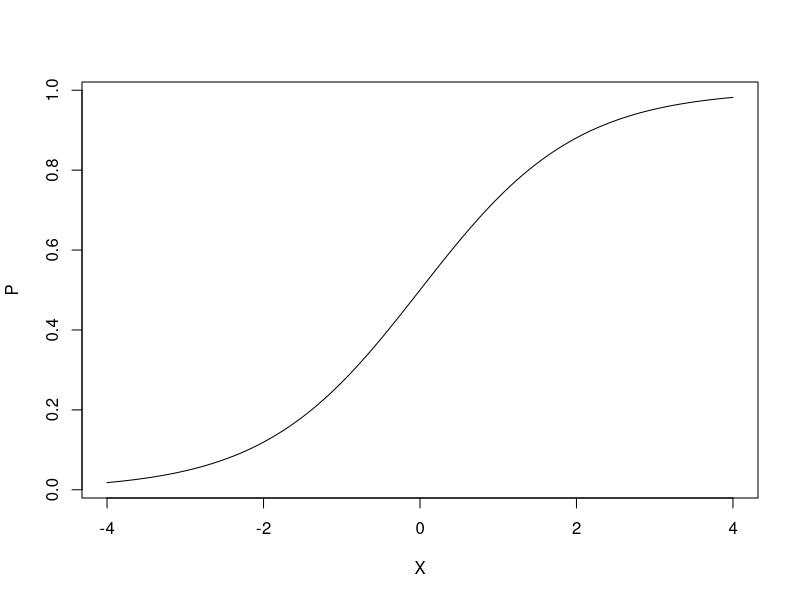
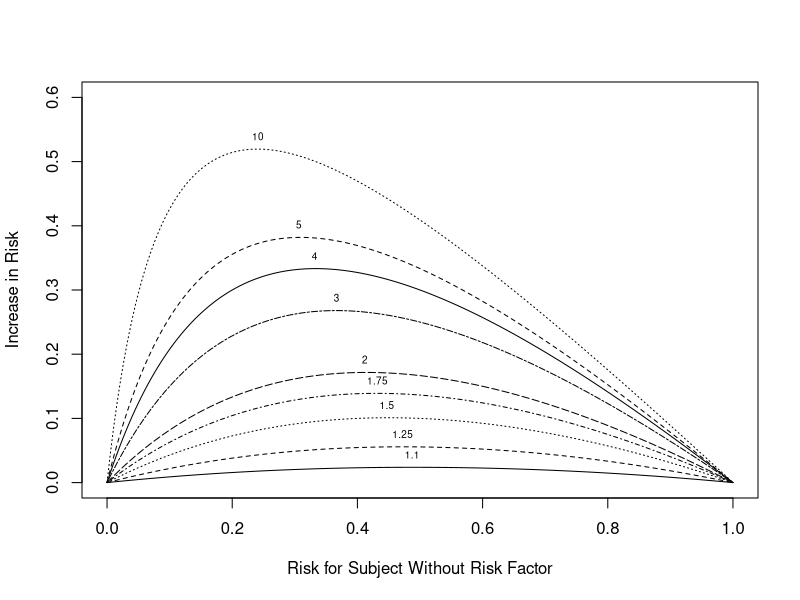

Recreate these plots in R, in order. (Note: this script raises an error after producing the figures.)
## @knitr logistic-fun
x <- seq(-4,4,by=.05)
p <- 1/(1 + exp(-x))   # Figure (*\ref{fig:lrm-logistic-fun}*)
plot(x, p, xlab="X", ylab="P", type="l")


## @knitr or-vs-diff
plot(0, 0, type="n", xlab="Risk for Subject Without Risk Factor",
     ylab="Increase in Risk",
     xlim=c(0,1), ylim=c(0,.6))   # Figure (*\ref{fig:lrm-or-vs-diff}*)
i <- 0
or <- c(1.1,1.25,1.5,1.75,2,3,4,5,10)
for(h in or) {
  i <- i + 1
  p <- seq(.0001, .9999, length=200)
  logit <- log(p/(1 - p))  # same as qlogis(p)
  logit <- logit + log(h)  # modify by odds ratio
  p2 <- 1/(1 + exp(-logit))# same as plogis(logit)
  d <- p2 - p
  lines(p, d, lty=i)
  maxd <- max(d)
  smax <- p[d==maxd]
  text(smax, maxd + .02, format(h), cex=.6)
}


## @knitr lrmodel
require(rms)
getHdata(sex.age.response)
d <- sex.age.response
dd <- datadist(d); options(datadist='dd')
f <- lrm(response ~ sex + age, data=d)
fasr <- f   # Save for later
w <- function(...)
  with(d, {
    m <- sex=='male'
    f <- sex=='female'
    lpoints(age[f], response[f], pch=1)
    lpoints(age[m], response[m], pch=2)
    af <- cut2(age, c(45,55), levels.mean=TRUE)
    prop <- tapply(response, list(af, sex), mean, na.rm=TRUE)
    agem <- as.numeric(row.names(prop))
    lpoints(agem, prop[,'female'],
            pch=4, cex=1.3, col='green')
    lpoints(agem, prop[,'male'],
            pch=5, cex=1.3, col='green')
    x <- rep(62, 4); y <- seq(.25, .1, length=4)
    lpoints(x, y, pch=c(1, 2, 4, 5),
            col=rep(c('blue','green'),each=2))
    ltext(x+5, y,
          c('F Observed','M Observed',
            'F Proportion','M Proportion'), cex=.8)
  } )   # Figure (*\ref{fig:lrm-lrmodel}*)
  
plot(Predict(f, age=seq(34, 70, length=200), sex, fun=plogis),
     ylab='Pr[response]', ylim=c(-.02, 1.02), addpanel=w)
ltx <- function(fit) latex(fit, inline=TRUE, columns=54,
                           file='', after='$.', digits=3,
        size='Ssize', before='$X\\hat{\\beta}=')
ltx(f)


## @knitr simerr
sigmas  <- c(.5, .75, 1, 1.25, 1.5, 1.75, 2, 2.5, 3, 4)
ns      <- seq(25, 300, by=25)
nsim    <- 1000
xs      <- seq(-1.5, 1.5, length=200)
pactual <- plogis(xs)

dn <- list(sigma=format(sigmas), n=format(ns))
maxerr <- N1 <- array(NA, c(length(sigmas), length(ns)), dn)
require(rms)

i <- 0
for(s in sigmas) {
  i <- i + 1
  j <- 0
  for(n in ns) {
    j <- j + 1
    n1 <- maxe <- 0
    for(k in 1:nsim) {
      x <- rnorm(n, 0, s)
      P <- plogis(x)
      y <- ifelse(runif(n) <= P, 1, 0)
      n1 <- n1 + sum(y)
      beta <- lrm.fit(x, y)$coefficients
      phat <- plogis(beta[1] + beta[2] * xs)
      maxe <- maxe + max(abs(phat - pactual))
    }
    n1 <- n1/nsim
    maxe <- maxe/nsim
    maxerr[i,j] <- maxe
    N1[i,j] <- n1
  }
}
xrange <- range(xs)
simerr <- llist(N1, maxerr, sigmas, ns, nsim, xrange)

maxe <- reShape(maxerr)
# Figure (*\ref{fig:lrm-simerr}*)
xYplot(maxerr ~ n, groups=sigma, data=maxe,
       ylab=expression(paste('Average Maximum  ', abs(hat(P) - P))),
       type='l', lty=rep(1:2, 5), label.curve=FALSE,
       abline=list(h=c(.15, .1, .05), col=gray(.85)))
Key(.8, .68, other=list(cex=.7, title=expression(~~~~~~~~~~~sigma)))


## @knitr assumptions
plot(0:1, 0:1, xlab=expression(X[2]), ylab='logit{Y=1}',
     axes=FALSE,  type='n')
axis(1, at=0:1, labels=rep('',2))
axis(2, at=0:1, labels=rep('',2))
lines(c(.05, .8), c(.05, .5))
lines(c(.05, .8), c(.30, .75))
text(.9, .5, expression(X[1]==0), adj=.5)
text(.9, .75,expression(X[1]==1), adj=.5)


## @knitr emp-age-sex
getHdata(acath)
acath$sex <- factor(acath$sex, 0:1, c('male','female'))
dd <- datadist(acath); options(datadist='dd')
f <- lrm(sigdz ~ rcs(age, 4)*sex, data=acath)

## @knitr emp-age-sex-kn
kn <- specs(f)$how.modeled['age','Parameters']
kn <- setdiff(strsplit(kn, ' ')[[1]], '')
kn[length(kn)] <- paste('and', kn[length(kn)])
kn <- paste(kn, collapse=', ')

## @knitr emp-age-sex-pl
w <- function(...)
  with(acath, {
    plsmo(age, sigdz, group=sex, fun=qlogis, lty='dotted',
          add=TRUE, grid=TRUE)
    af <- cut2(age, g=10, levels.mean=TRUE)
    prop <- qlogis(tapply(sigdz, list(af, sex), mean, na.rm=TRUE))
    agem <- as.numeric(row.names(prop))
    lpoints(agem, prop[,'female'], pch=4, col='green')
    lpoints(agem, prop[,'male'],   pch=2, col='green')
  } )   # Figure (*\ref{fig:lrm-emp-age-sex-pl}*)
plot(Predict(f, age, sex), ylim=c(-2,4), addpanel=w)



## @knitr lrtest
lr <- function(formula)
  {
    f <- lrm(formula, data=acath)
    stats <- f$stats[c('Model L.R.', 'd.f.')]
    cat('L.R. Chi-square:', round(stats[1],1),
        '  d.f.:', stats[2],'\n')
    f
  }
a <- lr(sigdz ~ sex + age)
b <- lr(sigdz ~ sex * age)
c <- lr(sigdz ~ sex + rcs(age,4))
d <- lr(sigdz ~ sex * rcs(age,4))
lrtest(a, b)
lrtest(a, c)
lrtest(a, d)
lrtest(b, d)
lrtest(c, d)


## @knitr dur
dz <- subset(acath, sigdz==1)
dd <- datadist(dz)
f <- lrm(tvdlm ~ rcs(cad.dur, 5), data=dz)
w <- function(...)
  with(dz, {
    plsmo(cad.dur, tvdlm, fun=qlogis, add=TRUE,
          grid=TRUE, lty='dotted')
    x <- cut2(cad.dur, g=15, levels.mean=TRUE)
    prop <- qlogis(tapply(tvdlm, x, mean, na.rm=TRUE))
    xm <- as.numeric(names(prop))
    lpoints(xm, prop, pch=2, col='green')
  } )   # Figure (*\ref{fig:lrm-dur}*)
plot(Predict(f, cad.dur), addpanel=w)


## @knitr problog
f <- lrm(tvdlm ~ log10(cad.dur + 1), data=dz)
w <- function(...)
  with(dz, {
    x <- cut2(cad.dur, m=150, levels.mean=TRUE)
    prop <- tapply(tvdlm, x, mean, na.rm=TRUE)
    xm <- as.numeric(names(prop))
    lpoints(xm, prop, pch=2, col='green')
  } )
#   Figure (*\ref{fig:lrm-problog}*)
plot(Predict(f, cad.dur, fun=plogis), ylab='P',
     ylim=c(.2, .8), addpanel=w)


## @knitr acath
acath <- transform(acath,
                   cholesterol = choleste,
                   age.tertile = cut2(age,g=3),
                   sx = as.integer(acath$sex) - 1)
# sx for loess, need to code as numeric
dd <- datadist(acath); options(datadist='dd')

# First model stratifies age into tertiles to get more empirical
# estimates of age x cholesterol interaction

f <- lrm(sigdz ~ age.tertile*(sex + rcs(cholesterol,4)),
         data=acath)
print(f, latex=TRUE)
ltx(f)

## @knitr cholxage
# Table (*\ref{tab:anova-tertiles}*):
latex(anova(f), caption='Crudely categorizing age into tertiles',
      file='', size='smaller', label='tab:anova-tertiles')
yl <- c(-1,5)
plot(Predict(f, cholesterol, age.tertile),
     adj.subtitle=FALSE, ylim=yl)   # Figure (*\ref{fig:lrm-cholxage}*)


## @knitr iacholxage-loess
# Re-do model with continuous age
f <- loess(sigdz ~ age * (sx + cholesterol), data=acath,
           parametric="sx", drop.square="sx")
ages  <- seq(25,   75, length=40)
chols <- seq(100, 400, length=40)
g <- expand.grid(cholesterol=chols, age=ages, sx=0)
# drop sex dimension of grid since held to 1 value
p <- drop(predict(f, g))
p[p < 0.001] <- 0.001
p[p > 0.999] <- 0.999
zl <- c(-3, 6)   # Figure (*\ref{fig:lrm-iacholxage-loess}*)
wireframe(qlogis(p) ~ cholesterol*age,
          xlab=list(rot=30), ylab=list(rot=-40),
          zlab=list(label='logit', rot=90), zlim=zl,
          scales = list(arrows = FALSE), data=g)


## @knitr iacholxage-lsp
f <- lrm(sigdz ~ lsp(age,c(46,52,59)) *
         (sex + lsp(cholesterol,c(196,224,259))),
         data=acath)
ltx(f)
latex(anova(f), caption='Linear spline surface',
      file='', size='smaller', label='tab:anova-lsp')   # Table (*\ref{tab:anova-lsp}*)
perim <- with(acath, perimeter(cholesterol, age, xinc=20, n=5))
zl <- c(-2, 4)   # Figure (*\ref{fig:lrm-iacholxage-lsp}*)
bplot(Predict(f, cholesterol, age, np=40), perim=perim,
      lfun=wireframe, zlim=zl, adj.subtitle=FALSE)


## @knitr iacholxage-1
f <- lrm(sigdz ~ rcs(age,4)*(sex + rcs(cholesterol,4)),
         data=acath, tol=1e-11)
ltx(f)
latex(anova(f), caption='Cubic spline surface',
      file='', size='smaller', label='tab:anova-rcs')   # Table (*\ref{tab:anova-rcs}*)
# Figure (*\ref{fig:lrm-iacholxage-1}*):
bplot(Predict(f, cholesterol, age, np=40), perim=perim,
      lfun=wireframe, zlim=zl, adj.subtitle=FALSE)


## @knitr iacholxage-2
f <- lrm(sigdz ~ sex*rcs(age,4) + rcs(cholesterol,4) + 
         rcs(age,4) %ia% rcs(cholesterol,4), data=acath)
latex(anova(f), caption='Singly nonlinear cubic spline surface',
      file='', size='smaller', label='tab:anova-ria')   # Table (*\ref{tab:anova-ria}*)
# Figure (*\ref{fig:lrm-iacholxage-2}*):
bplot(Predict(f, cholesterol, age, np=40), perim=perim,
      lfun=wireframe, zlim=zl, adj.subtitle=FALSE)
ltx(f)


## @knitr iacholxage-3
f <- lrm(sigdz ~ rcs(age,4)*sex + rcs(cholesterol,4) +
         age %ia% cholesterol, data=acath)
latex(anova(f), caption='Linear interaction surface',
      file='', size='smaller', label='tab:anova-lia')   # Table (*\ref{tab:anova-lia}*)
# Figure (*\ref{fig:lrm-iacholxage-3}*):
bplot(Predict(f, cholesterol, age, np=40), perim=perim,
      lfun=wireframe, zlim=zl, adj.subtitle=FALSE)
f.linia <- f  # save linear interaction fit for later
ltx(f)

## @knitr cholxage-model
# Make estimates of cholesterol effects for mean age in tertiles 
# corresponding to initial analysis
mean.age <-
  with(acath,
       as.vector(tapply(age, age.tertile, mean, na.rm=TRUE)))
plot(Predict(f, cholesterol, age=round(mean.age,2), sex="male"),
     adj.subtitle=FALSE, ylim=yl) #3 curves, Figure (*\ref{fig:lrm-cholxage-model}*)

## @knitr dur-partial-resid
f <- lrm(tvdlm ~ cad.dur, data=dz, x=TRUE, y=TRUE)
resid(f, "partial", pl="loess", xlim=c(0,250), ylim=c(-3,3))
scat1d(dz$cad.dur)
log.cad.dur <- log10(dz$cad.dur + 1)
f <- lrm(tvdlm ~ log.cad.dur, data=dz, x=TRUE, y=TRUE)
resid(f, "partial", pl="loess", ylim=c(-3,3))
scat1d(log.cad.dur)   # Figure (*\ref{fig:lrm-dur-partial-resid}*)


## @knitr asr-influence
f <- update(fasr, x=TRUE, y=TRUE)
which.influence(f, .4)   # Table (*\ref{table:dfbetas}*)


## @knitr sex-age-response-boot
d <- sex.age.response
dd <- datadist(d); options(datadist='dd')
f <- lrm(response ~ sex + age, data=d, x=TRUE, y=TRUE)
set.seed(3)  # for reproducibility
v1  <- validate(f, B=150)

## @knitr sex-age-response-booth
ap1 <- round(v1[,'index.orig'], 2)
bc1 <- round(v1[,'index.corrected'], 2)

## @knitr sex-age-response-bootp
latex(v1,
      caption='Bootstrap Validation, 2 Predictors Without Stepdown',
      digits=2, size='Ssize', file='')


## @knitr sex-age-response-bootsw
v2 <- validate(f, B=150, bw=TRUE,
               rule='p', sls=.1, type='individual')

## @knitr sex-age-response-bootswh
ap2 <- round(v2[,'index.orig'], 2)
bc2 <- round(v2[,'index.corrected'], 2)

## @knitr sex-age-response-bootswp
latex(v2, caption='Bootstrap Validation, 2 Predictors with Stepdown',
      digits=2, B=15, file='', size='Ssize')


## @knitr sex-age-response-bootsw5
n  <- nrow(d)
x1 <- runif(n)
x2 <- runif(n)
x3 <- runif(n)
x4 <- runif(n)
x5 <- runif(n)
f  <- lrm(response ~ age + sex + x1 + x2 + x3 + x4 + x5,
          data=d, x=TRUE, y=TRUE)
v3 <- validate(f, B=150, bw=TRUE,
               rule='p', sls=.1, type='individual')

## @knitr sex-age-response-bootsw5v
k <- attr(v3, 'kept')
# Compute number of x1-x5 selected
nx <- apply(k[,3:7], 1, sum)
# Get selections of age and sex
v <- colnames(k)
as <- apply(k[,1:2], 1, function(x) paste(v[1:2][x], collapse=', '))
table(paste(as, ' ', nx, 'Xs'))


## @knitr sex-age-response-bootsw5ph
ap3 <- round(v3[,'index.orig'], 2)
bc3 <- round(v3[,'index.corrected'], 2)

## @knitr sex-age-response-bootsw5p
latex(v3,
 caption='Bootstrap Validation with 5 Noise Variables and Stepdown',
 digits=2, B=15, size='Ssize', file='')


## @knitr sex-age-response-bootsw52
v4 <- validate(f, B=150, bw=TRUE, rule='p', sls=.1,
               type='individual', force=1:2)
ap4 <- round(v4[,'index.orig'], 2)
bc4 <- round(v4[,'index.corrected'], 2)

## @knitr sex-age-response-bootsw52p
latex(v4,
      caption='Bootstrap Validation with 5 Noise Variables and Stepdown, Forced Inclusion of age and sex',
      digits=2, B=15, size='Ssize')


## @knitr calibrations
g <- function(v) v[c('Intercept','Slope'),'index.corrected']
k <- rbind(g(v1), g(v2), g(v3))
co <- c(2,3,4,1)
plot(0, 0, ylim=c(0,1), xlim=c(0,1),
     xlab="Predicted Probability",
     ylab="Actual Probability", type="n")
legend(.45,.35,c("age, sex", "age, sex stepdown",
                 "age, sex, x1-x5", "ideal"),
       lty=1, col=co, cex=.8, bty="n")
probs <- seq(0, 1, length=200); L <- qlogis(probs)
for(i in 1:3) {
  P <- plogis(k[i,'Intercept'] + k[i,'Slope'] * L)
  lines(probs, P, col=co[i], lwd=1)
}
abline(a=0, b=1, col=co[4], lwd=1)   # Figure (*\ref{fig:lrm-calibrations}*)


## @knitr cholxage-confbar
s <- summary(f.linia)   # Table (*\ref{tab:lrm-cholxage-confbar}*)
latex(s, file='', size='Ssize', label='tab:lrm-cholxage-confbar')
plot(s)   # Figure (*\ref{fig:lrm-cholxage-confbar}*)

## @knitr iacholxage-3-nomogram
# Draw a nomogram that shows examples of confidence intervals
nom <- nomogram(f.linia, cholesterol=seq(150, 400, by=50),
                interact=list(age=seq(30, 70, by=10)),
                lp.at=seq(-2, 3.5, by=.5),
                conf.int=TRUE, conf.lp="all",
                fun=function(x)1/(1+exp(-x)),  # or plogis
                funlabel="Probability of CAD",
                fun.at=c(seq(.1, .9, by=.1), .95, .99)
                )   # Figure (*\ref{fig:lrm-iacholxage-3-nomogram}*)
plot(nom, col.grid = gray(c(0.8, 0.95)),
     varname.label=FALSE, ia.space=1, xfrac=.46, lmgp=.2)


## @knitr val-prob
set.seed(13)
n <- 200
x1 <- runif(n)
x2 <- runif(n)
x3 <- runif(n)
logit <- 2*(x1-.5)
P <- 1/(1+exp(-logit))
y <- ifelse(runif(n) <= P, 1, 0)
d <- data.frame(x1, x2, x3, y)
f <- lrm(y ~ x1 + x2 + x3, subset=1:100)
phat <- predict(f, d[101:200,], type='fitted')
# Figure (*\ref{fig:lrm-val-prob}*)
v <- val.prob(phat, y[101:200], m=20, cex=.5)
